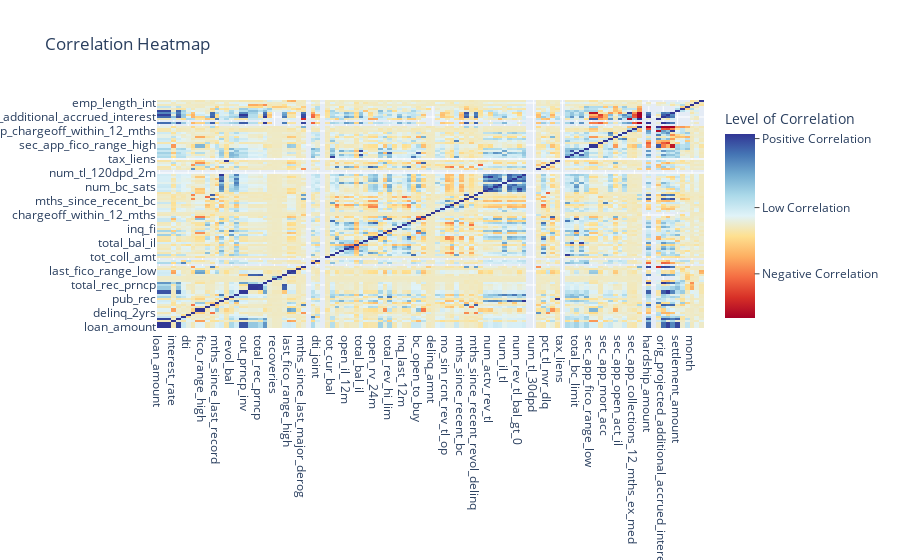

The code cell stored with this chart in its notebook:
### Code cell
df_correlations = df.corr()
trace = go.Heatmap(z=df_correlations.values,
                   x=df_correlations.columns,
                   y=df_correlations.columns,
                  colorscale=[[0.0, 'rgb(165,0,38)'], 
                              [0.1111111111111111, 'rgb(215,48,39)'], 
                              [0.2222222222222222, 'rgb(244,109,67)'], 
                              [0.3333333333333333, 'rgb(253,174,97)'], 
                              [0.4444444444444444, 'rgb(254,224,144)'], 
                              [0.5555555555555556, 'rgb(224,243,248)'], 
                              [0.6666666666666666, 'rgb(171,217,233)'], 
                              [0.7777777777777778, 'rgb(116,173,209)'], 
                              [0.8888888888888888, 'rgb(69,117,180)'], 
                              [1.0, 'rgb(49,54,149)']],
            colorbar = dict(
            title = 'Level of Correlation',
            titleside = 'top',
            tickmode = 'array',
            tickvals = [-0.52,0.2,0.95],
            ticktext = ['Negative Correlation','Low Correlation','Positive Correlation'],
            ticks = 'outside'
        )
                  )


layout = {"title": "Correlation Heatmap"}
data=[trace]

fig = dict(data=data, layout=layout)
iplot(fig, filename='labelled-heatmap')

### Figure 1 — Plotly figure (JSON) as saved in the notebook; plotly's stock layout.template omitted (floating-point values rounded to 4 significant figures; data arrays with more than 128 entries replaced by an {"elided": "..."} marker saying what was removed)
{"data": [{"colorbar": {"tickmode": "array", "ticks": "outside", "ticktext": ["Negative Correlation", "Low Correlation", "Positive Correlation"], "tickvals": [-0.52, 0.2, 0.95], "title": {"side": "top", "text": "Level of Correlation"}}, "colorscale": [[0.0, "rgb(165,0,38)"], [0.1111, "rgb(215,48,39)"], [0.2222, "rgb(244,109,67)"], [0.3333, "rgb(253,174,97)"], [0.4444, "rgb(254,224,144)"], [0.5556, "rgb(224,243,248)"], [0.6667, "rgb(171,217,233)"], [0.7778, "rgb(116,173,209)"], [0.8889, "rgb(69,117,180)"], [1.0, "rgb(49,54,149)"]], "type": "heatmap", "x": ["loan_amount", "funded_amount", "investor_funds", "interest_rate", "installment", "annual_income", "dti", "delinq_2yrs", "fico_range_low", "fico_range_high", "inq_last_6mths", "mths_since_last_delinq", "mths_since_last_record", "open_acc", "pub_rec", "revol_bal", "total_acc", "out_prncp", "out_prncp_inv", "total_pymnt", "total_pymnt_inv", "total_rec_prncp", "total_rec_int", "total_rec_late_fee", "recoveries", "collection_recovery_fee", "last_pymnt_amnt", "last_fico_range_high", "last_fico_range_low", "collections_12_mths_ex_med", "mths_since_last_major_derog", "policy_code", "annual_inc_joint", "dti_joint", "acc_now_delinq", "tot_coll_amt", "tot_cur_bal", "open_acc_6m", "open_act_il", "open_il_12m", "open_il_24m", "mths_since_rcnt_il", "total_bal_il", "il_util", "open_rv_12m", "open_rv_24m", "max_bal_bc", "all_util", "total_rev_hi_lim", "inq_fi", "total_cu_tl", "inq_last_12m", "acc_open_past_24mths", "avg_cur_bal", "bc_open_to_buy", "bc_util", "chargeoff_within_12_mths", "delinq_amnt", "mo_sin_old_il_acct", "mo_sin_old_rev_tl_op", "mo_sin_rcnt_rev_tl_op", "mo_sin_rcnt_tl", "mort_acc", "mths_since_recent_bc", "mths_since_recent_bc_dlq", "mths_since_recent_inq", "mths_since_recent_revol_delinq", "num_accts_ever_120_pd", "num_actv_bc_tl", "num_actv_rev_tl", "num_bc_sats", "num_bc_tl", "num_il_tl", "num_op_rev_tl", "num_rev_accts", "num_rev_tl_bal_gt_0", "num_sats", "num_tl_120dpd_2m", "num_tl_30dpd", "num_tl_90g_dpd_24m", "num_tl_op_past_12m", "pct_tl_nvr_dlq", "percent_bc_gt_75", "pub_rec_bankruptcies", "tax_liens", "tot_hi_cred_lim", "total_bal_ex_mort", "total_bc_limit", "total_il_high_credit_limit", "revol_bal_joint", "sec_app_fico_range_low", "sec_app_fico_range_high", "sec_app_inq_last_6mths", "sec_app_mort_acc", "sec_app_open_acc", "sec_app_revol_util", "sec_app_open_act_il", "sec_app_num_rev_accts", "sec_app_chargeoff_within_12_mths", "sec_app_collections_12_mths_ex_med", "sec_app_mths_since_last_major_derog", "deferral_term", "hardship_amount", "hardship_length", "hardship_dpd", "orig_projected_additional_accrued_interest", "hardship_payoff_balance_amount", "hardship_last_payment_amount", "settlement_amount", "settlement_percentage", "settlement_term", "month", "emp_length_int", "target"], "y": ["loan_amount", "funded_amount", "investor_funds", "interest_rate", "installment", "annual_income", "dti", "delinq_2yrs", "fico_range_low", "fico_range_high", "inq_last_6mths", "mths_since_last_delinq", "mths_since_last_record", "open_acc", "pub_rec", "revol_bal", "total_acc", "out_prncp", "out_prncp_inv", "total_pymnt", "total_pymnt_inv", "total_rec_prncp", "total_rec_int", "total_rec_late_fee", "recoveries", "collection_recovery_fee", "last_pymnt_amnt", "last_fico_range_high", "last_fico_range_low", "collections_12_mths_ex_med", "mths_since_last_major_derog", "policy_code", "annual_inc_joint", "dti_joint", "acc_now_delinq", "tot_coll_amt", "tot_cur_bal", "open_acc_6m", "open_act_il", "open_il_12m", "open_il_24m", "mths_since_rcnt_il", "total_bal_il", "il_util", "open_rv_12m", "open_rv_24m", "max_bal_bc", "all_util", "total_rev_hi_lim", "inq_fi", "total_cu_tl", "inq_last_12m", "acc_open_past_24mths", "avg_cur_bal", "bc_open_to_buy", "bc_util", "chargeoff_within_12_mths", "delinq_amnt", "mo_sin_old_il_acct", "mo_sin_old_rev_tl_op", "mo_sin_rcnt_rev_tl_op", "mo_sin_rcnt_tl", "mort_acc", "mths_since_recent_bc", "mths_since_recent_bc_dlq", "mths_since_recent_inq", "mths_since_recent_revol_delinq", "num_accts_ever_120_pd", "num_actv_bc_tl", "num_actv_rev_tl", "num_bc_sats", "num_bc_tl", "num_il_tl", "num_op_rev_tl", "num_rev_accts", "num_rev_tl_bal_gt_0", "num_sats", "num_tl_120dpd_2m", "num_tl_30dpd", "num_tl_90g_dpd_24m", "num_tl_op_past_12m", "pct_tl_nvr_dlq", "percent_bc_gt_75", "pub_rec_bankruptcies", "tax_liens", "tot_hi_cred_lim", "total_bal_ex_mort", "total_bc_limit", "total_il_high_credit_limit", "revol_bal_joint", "sec_app_fico_range_low", "sec_app_fico_range_high", "sec_app_inq_last_6mths", "sec_app_mort_acc", "sec_app_open_acc", "sec_app_revol_util", "sec_app_open_act_il", "sec_app_num_rev_accts", "sec_app_chargeoff_within_12_mths", "sec_app_collections_12_mths_ex_med", "sec_app_mths_since_last_major_derog", "deferral_term", "hardship_amount", "hardship_length", "hardship_dpd", "orig_projected_additional_accrued_interest", "hardship_payoff_balance_amount", "hardship_last_payment_amount", "settlement_amount", "settlement_percentage", "settlement_term", "month", "emp_length_int", "target"], "z": {"elided": "114x114 float values"}}], "layout": {"title": {"text": "Correlation Heatmap"}}}
